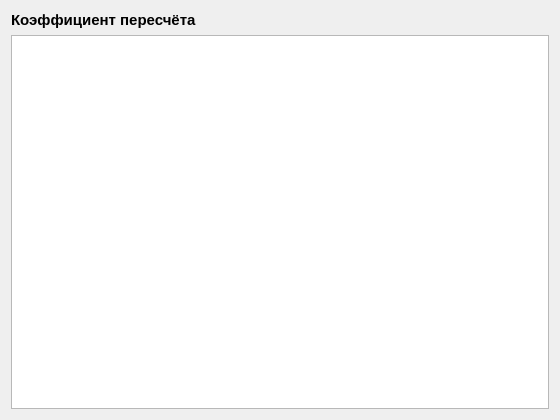
<?xml version="1.0" encoding="UTF-8"?>
<ui version="4.0">
 <class>ResultWindow</class>
 <widget class="QWidget" name="ResultWindow">
  <property name="geometry">
   <rect>
    <x>0</x>
    <y>0</y>
    <width>560</width>
    <height>420</height>
   </rect>
  </property>
  <property name="windowTitle">
   <string>Результат пересчёта</string>
  </property>
  <layout class="QVBoxLayout" name="verticalLayout">
   <item>
    <widget class="QLabel" name="coeff_label">
     <property name="font">
      <font>
       <pointsize>11</pointsize>
       <bold>true</bold>
      </font>
     </property>
     <property name="text">
      <string>Коэффициент пересчёта</string>
     </property>
    </widget>
   </item>
   <item>
    <widget class="QTableWidget" name="ingredients_table"/>
   </item>
  </layout>
 </widget>
 <resources/>
 <connections/>
</ui>
